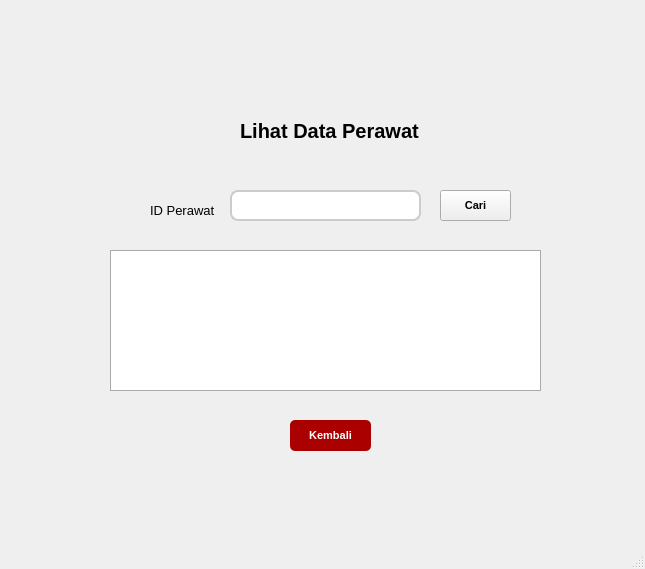
<?xml version="1.0" encoding="UTF-8"?>
<ui version="4.0">
 <class>MainWindow</class>
 <widget class="QMainWindow" name="MainWindow">
  <property name="geometry">
   <rect>
    <x>0</x>
    <y>0</y>
    <width>645</width>
    <height>569</height>
   </rect>
  </property>
  <property name="windowTitle">
   <string>MainWindow</string>
  </property>
  <widget class="QWidget" name="centralwidget">
   <widget class="QLabel" name="label">
    <property name="geometry">
     <rect>
      <x>240</x>
      <y>100</y>
      <width>251</width>
      <height>61</height>
     </rect>
    </property>
    <property name="font">
     <font>
      <pointsize>15</pointsize>
      <weight>75</weight>
      <bold>true</bold>
     </font>
    </property>
    <property name="text">
     <string>Lihat Data Perawat</string>
    </property>
   </widget>
   <widget class="QPushButton" name="pushButton_2">
    <property name="geometry">
     <rect>
      <x>290</x>
      <y>420</y>
      <width>81</width>
      <height>31</height>
     </rect>
    </property>
    <property name="font">
     <font>
      <pointsize>8</pointsize>
      <weight>75</weight>
      <bold>true</bold>
     </font>
    </property>
    <property name="styleSheet">
     <string notr="true">QPushButton {
    background-color: rgb(170, 0, 0);
    color: white;
    border-radius: 5px;   
    padding: 6px;           
}</string>
    </property>
    <property name="text">
     <string>Kembali</string>
    </property>
   </widget>
   <widget class="QLabel" name="label_2">
    <property name="geometry">
     <rect>
      <x>150</x>
      <y>200</y>
      <width>71</width>
      <height>20</height>
     </rect>
    </property>
    <property name="font">
     <font>
      <pointsize>10</pointsize>
     </font>
    </property>
    <property name="text">
     <string>ID Perawat</string>
    </property>
   </widget>
   <widget class="QLineEdit" name="lineEdit">
    <property name="geometry">
     <rect>
      <x>230</x>
      <y>190</y>
      <width>191</width>
      <height>31</height>
     </rect>
    </property>
    <property name="font">
     <font>
      <pointsize>-1</pointsize>
     </font>
    </property>
    <property name="styleSheet">
     <string notr="true">padding: 6px;
background: white;
border: 2px solid #ccc;
border-radius: 8px;
font-size: 14px;
</string>
    </property>
   </widget>
   <widget class="QTableWidget" name="tableWidget">
    <property name="geometry">
     <rect>
      <x>110</x>
      <y>250</y>
      <width>431</width>
      <height>141</height>
     </rect>
    </property>
    <property name="font">
     <font>
      <pointsize>-1</pointsize>
     </font>
    </property>
    <property name="styleSheet">
     <string notr="true">QTableWidget {
    background: white;
    border: 1px solid #aaa;
    gridline-color: #777;
    font-size: 14px;
}

QHeaderView::section {
    background-color: #eaeaea;
    font-weight: bold;
    padding: 6px;
    border: 1px solid #aaa;
}
</string>
    </property>
    <property name="alternatingRowColors">
     <bool>true</bool>
    </property>
    <property name="selectionBehavior">
     <enum>QAbstractItemView::SelectRows</enum>
    </property>
    <property name="gridStyle">
     <enum>Qt::SolidLine</enum>
    </property>
    <property name="sortingEnabled">
     <bool>true</bool>
    </property>
   </widget>
   <widget class="QPushButton" name="pushButton">
    <property name="geometry">
     <rect>
      <x>440</x>
      <y>190</y>
      <width>71</width>
      <height>31</height>
     </rect>
    </property>
    <property name="font">
     <font>
      <pointsize>8</pointsize>
      <weight>75</weight>
      <bold>true</bold>
     </font>
    </property>
    <property name="styleSheet">
     <string notr="true"/>
    </property>
    <property name="text">
     <string>Cari</string>
    </property>
   </widget>
  </widget>
  <widget class="QMenuBar" name="menubar">
   <property name="geometry">
    <rect>
     <x>0</x>
     <y>0</y>
     <width>645</width>
     <height>21</height>
    </rect>
   </property>
  </widget>
  <widget class="QStatusBar" name="statusbar"/>
 </widget>
 <resources/>
 <connections/>
</ui>
